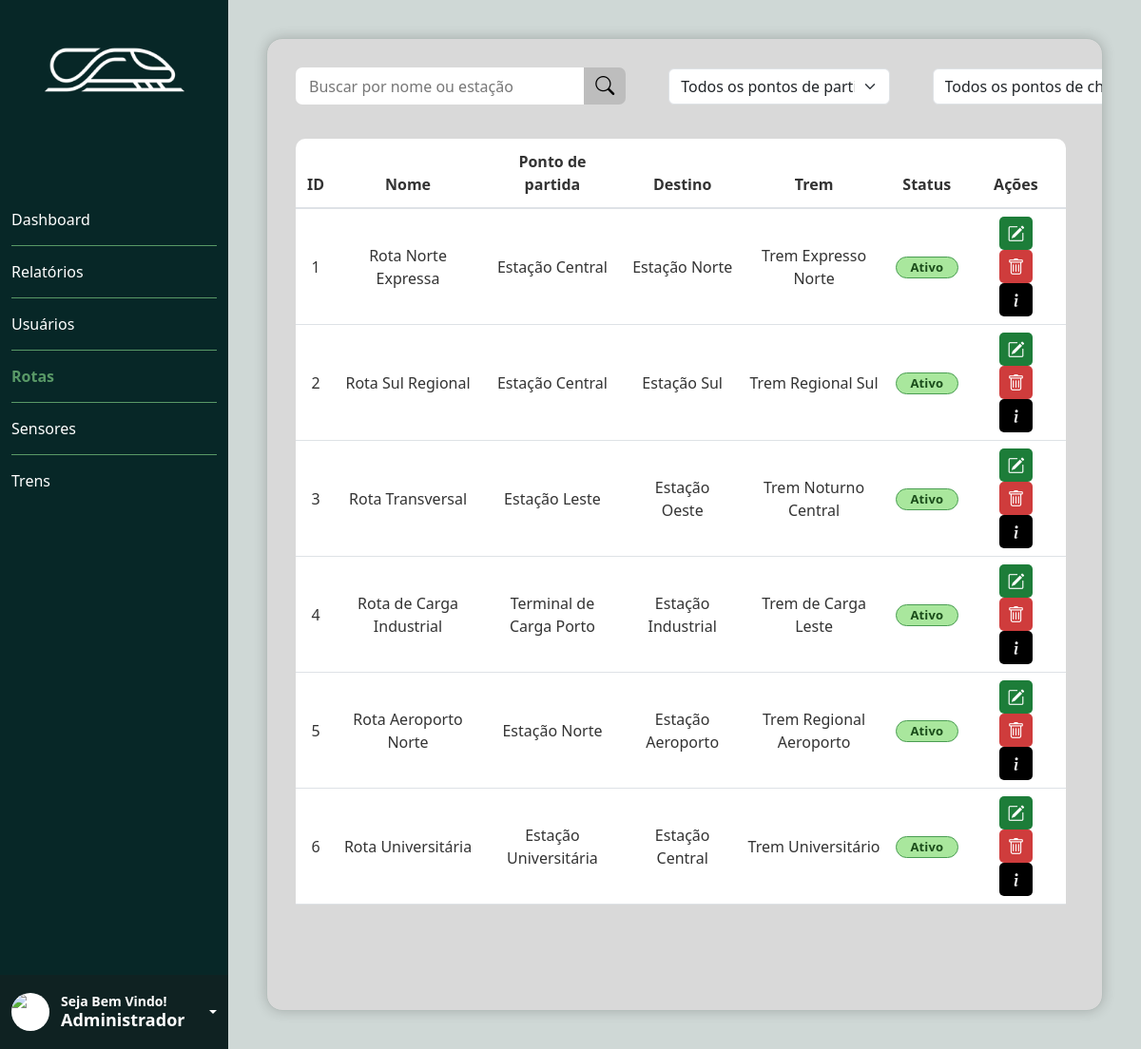
The app's page /public/tela_rotas.php (signed in) with its own data.
### tables this page shows
CREATE TABLE rotas (
    rota_id INT AUTO_INCREMENT PRIMARY KEY,
    ponto_partida VARCHAR(155) NOT NULL,
    ponto_chegada VARCHAR(155) NOT NULL,
    nome VARCHAR(155) NOT NULL,
    trem_id INT NOT NULL,
    descricao TEXT,
    status VARCHAR(20) NOT NULL DEFAULT 'Ativo',
    data_criacao DATETIME NOT NULL DEFAULT CURRENT_TIMESTAMP,
    FOREIGN KEY (trem_id) REFERENCES trens(trem_id)
);

CREATE TABLE trens (
    trem_id INT NOT NULL AUTO_INCREMENT PRIMARY KEY,
    nome_trem VARCHAR(155) NOT NULL,
    responsavel_id INT NOT NULL,
    velocidade DECIMAL(10,2) NOT NULL DEFAULT 0,
    temperatura DECIMAL(10,2) NOT NULL DEFAULT 0,
    consumo DECIMAL(10,2) NOT NULL DEFAULT 0,
    FOREIGN KEY (responsavel_id) REFERENCES usuarios(usuario_id)
);

### public/validar_acesso.php (called while the page is built, shortened)
<?php
include_once __DIR__ . '/../infra/conexao.php';
$usuarioCargoId = 0;
$sqlCargo = 'SELECT cargo_id FROM usuarios WHERE usuario_id = ? LIMIT 1';
$stmtCargo = mysqli_prepare($conexao, $sqlCargo);
if ($stmtCargo) {
    mysqli_stmt_bind_param($stmtCargo, 'i', $_SESSION['usuario_id']);
    if (mysqli_stmt_execute($stmtCargo)) {
        $resultadoCargo = mysqli_stmt_get_result($stmtCargo);
        $usuarioCargo = $resultadoCargo ? mysqli_fetch_assoc($resultadoCargo) : null;
        $cargoId = filter_var($usuarioCargo['cargo_id'] ?? null, FILTER_VALIDATE_INT);
        if ($cargoId !== false && in_array($cargoId, [1, 2], true)) {
            $usuarioCargoId = $cargoId;
        }
    } else {
        error_log('Erro ao consultar permissão do usuário: ' . mysqli_stmt_error($stmtCargo));
    }
} else {
    error_log('Erro ao preparar consulta de permissão: ' . mysqli_error($conexao));
}
$usuarioEhAdministrador = ((int)$usuarioCargoId === 1);
?>

### public/tela_rotas.php (the view, shortened to what this page needs)
<?php
include __DIR__ . '/validar_acesso.php';
require_once "../infra/conexao.php";
$usuarioNome = $_SESSION['usuario_nome'] ?? 'Usuário';
$statusParametro = $_GET['status'] ?? '';
$statusFiltro = is_string($statusParametro) ? trim($statusParametro) : '';
$statusPermitidos = ['Ativo', 'Manutenção', 'Inativo'];
if (!in_array($statusFiltro, $statusPermitidos, true)) {
    $statusFiltro = '';
}
$termoBusca = isset($_GET['q']) && is_string($_GET['q']) ? trim($_GET['q']) : '';
$filtroBusca = '%' . $termoBusca . '%';
$sql_rotas = "SELECT r.rota_id, r.nome, r.ponto_partida, r.ponto_chegada, r.descricao, r.status, r.trem_id, t.nome_trem
    FROM rotas r
    LEFT JOIN trens t ON t.trem_id = r.trem_id
    WHERE (? = '' OR r.status = ?)
    AND (? = '' OR r.nome LIKE ? OR r.ponto_partida LIKE ? OR r.ponto_chegada LIKE ?)
    ORDER BY r.rota_id ASC";
$stmt_rotas = mysqli_prepare($conexao, $sql_rotas);
mysqli_stmt_bind_param(
    $stmt_rotas,
    'ssssss',
    $statusFiltro,
    $statusFiltro,
    $termoBusca,
    $filtroBusca,
    $filtroBusca,
    $filtroBusca
);
if (!mysqli_stmt_execute($stmt_rotas)) {
    error_log('Erro ao consultar rotas: ' . mysqli_stmt_error($stmt_rotas));
    http_response_code(500);
    die('Não foi possível carregar as rotas.');
}
$resultado_rotas = mysqli_stmt_get_result($stmt_rotas);
$rotasBanco = [];
if ($resultado_rotas) {
    while ($row = mysqli_fetch_assoc($resultado_rotas)) {
        $rotasBanco[] = [
            'rota_id' => $row['rota_id'] ?? '',
            'nome' => $row['nome'] ?? '',
            'ponto_partida' => $row['ponto_partida'] ?? '',
            'ponto_chegada' => $row['ponto_chegada'] ?? '',
            'descricao' => $row['descricao'] ?? '',
            'status' => $row['status'] ?? '',
            'trem_id' => $row['trem_id'] ?? '',
            'nome_trem' => $row['nome_trem'] ?? '',
        ];
    }
}
?>
<!DOCTYPE html>
<html lang="pt-br">
<head>
    <link href="https://cdn.jsdelivr.net/npm/bootstrap@5.3.8/dist/css/bootstrap.min.css" rel="stylesheet">
    <link rel="stylesheet" href="https://cdn.jsdelivr.net/npm/bootstrap-icons@1.11.3/font/bootstrap-icons.min.css">
    <link rel="stylesheet" href="../assets/style/style.css">
</head>
<body>
    <main>
        <nav class="nav1">
            <img src="../assets/img/logo.svg" alt="logo" class="logo">
            <ul class="ul1">
                <li class="lista1" id="li1"><a href="dashboard.php" class="lista1">Dashboard</a></li>
                <hr class="hr1 opacity-100">
                <li class="lista1" id="li1"><a href="tela_relatorios.php" class="lista1">Relatórios</a></li>
                <hr class="hr1 opacity-100">
                <?php if ($usuarioEhAdministrador): ?>
                    <li class="lista1" id="li1"><a href="tela_cadastro_user.php" class="lista1">Usuários</a></li>
                    <hr class="hr1 opacity-100">
                <?php endif; ?>
                <li class="lista" id="li1"><a href="tela_rotas.php" class="lista">Rotas</a></li>
                <hr class="hr1 opacity-100">
                <li class="lista1" id="li1"><a href="tela_sensores.php" class="lista1">Sensores</a></li>
                <hr class="hr1 opacity-100">
                <li class="lista1" id="li1"><a href="tela_trens.php" class="lista1">Trens</a></li>
            </ul>
            <div class="dropdown">
                <div class="box_usuario dropdown-toggle" data-bs-toggle="dropdown" aria-expanded="false" role="button">
                    <div class="img_usuario">
                        <img src="../assets/img/usuario.png" alt="usuario" class="img-fluid">
                    </div>
                    <div class="h3">
                        <h3 class="h3_1">Seja Bem Vindo!</h3>
                        <h3 class="h3_2"><?php echo htmlspecialchars($usuarioNome); ?></h3>
                    </div>
                </div>
            </div>
        </nav>
        <section class="conteudo">
            <div class="card_usuarios">
                <div class="barra_busca mb-3">
                    <div class="barra_busca_filtro">
                        <form method="GET" action="tela_rotas.php" class="input-group dashboard-busca">
                            <input id="input_busca_rota" name="q" type="search" class="form-control dashboard-input" value="<?= htmlspecialchars($termoBusca, ENT_QUOTES, 'UTF-8'); ?>" placeholder="Buscar por nome ou estação" aria-label="Buscar por nome ou estação">
                            <button id="btn_busca_rota" class="btn dashboard-btn-busca" type="submit" aria-label="Buscar rota">
                                <i class="bi bi-search"></i>
                            </button>
                        </form>
                        <div class="filtro_busca">
                            <select id="filtro_partida_rota" class="form-select filtro_busca_select" aria-label="Filtrar por ponto de partida">
                                <option value="">Todos os pontos de partida</option>
                            </select>
                        </div>
                        <div class="filtro_busca">
                            <select id="filtro_destino_rota" class="form-select filtro_busca_select" aria-label="Filtrar por ponto de chegada">
                                <option value="">Todos os pontos de chegada</option>
                            </select>
                        </div>
                    </div>
                </div>
                <div class="table-wrapper">
                <table class="table">
                    <thead>
                        <tr>
                            <th>ID</th>
                            <th>Nome</th>
                            <th>Ponto de partida</th>
                            <th>Destino</th>
                            <th>Trem</th>
                            <th>Status</th>
                            <?php if ($usuarioEhAdministrador): ?>
                                <th>Ações</th>
                            <?php else: ?>
                                <th>Visualizar</th>
                            <?php endif; ?>
                        </tr>
                    </thead>
                    <tbody>
                        <?php if (!empty($rotasBanco)): ?>
                            <?php foreach ($rotasBanco as $rota): ?>
                                <?php
                                $statusClasse = 'ativo';
                                $nomeTrem = $rota['nome_trem'] ?? 'Trem não informado';
                                ?>
                                <tr
                                    data-rota-id="<?= (int) ($rota['rota_id'] ?? 0); ?>"
                                    data-ponto-partida="<?= htmlspecialchars((string) ($rota['ponto_partida'] ?? ''), ENT_QUOTES, 'UTF-8'); ?>"
                                    data-ponto-chegada="<?= htmlspecialchars((string) ($rota['ponto_chegada'] ?? ''), ENT_QUOTES, 'UTF-8'); ?>">
                                    <td><?= htmlspecialchars((string) ($rota['rota_id'] ?? '')) ?></td>
                                    <td><?= htmlspecialchars((string) ($rota['nome'] ?? '')) ?></td>
                                    <td><?= htmlspecialchars((string) ($rota['ponto_partida'] ?? '')) ?></td>
                                    <td><?= htmlspecialchars((string) ($rota['ponto_chegada'] ?? '')) ?></td>
                                    <td><?= htmlspecialchars((string) $nomeTrem) ?></td>
                                    <td>
                                        <a class="trens-card-status rota-status-filtro <?= htmlspecialchars($statusClasse); ?><?= $statusFiltro === ($rota['status'] ?? '') ? ' filtro-selecionado' : ''; ?>"
                                            href="<?= $statusFiltro === ($rota['status'] ?? '') ? 'tela_rotas.php' . ($termoBusca !== '' ? '?q=' . rawurlencode($termoBusca) : '') : '?status=' . rawurlencode((string) ($rota['status'] ?? '')) . ($termoBusca !== '' ? '&q=' . rawurlencode($termoBusca) : ''); ?>"
                                            <?= $statusFiltro === ($rota['status'] ?? '') ? 'aria-current="true"' : ''; ?>
                                            aria-label="<?= $statusFiltro === ($rota['status'] ?? '') ? 'Remover filtro de status ' : 'Filtrar rotas com status '; ?><?= htmlspecialchars((string) ($rota['status'] ?? '')) ?: 'Sem status'; ?>">
                                            <?= htmlspecialchars((string) ($rota['status'] ?? '')) ?: 'Sem status' ?>
                                        </a>
                                    </td>
                                    <td>
                                        <?php if ($usuarioEhAdministrador): ?>
                                            <button class="btn_edit" type="button" aria-label="Editar rota"><i class="bi bi-pencil-square"></i></button>
                                            <button class="btn_delete mx-2" type="button" data-bs-toggle="modal" data-bs-target="#modal_confirm_delete" data-id="<?= (int) ($rota['rota_id'] ?? 0); ?>" aria-label="Excluir rota"><i class="bi bi-trash"></i></button>
                                        <?php endif; ?>
                                        <button class="trens-card-acao" type="button" data-bs-toggle="modal" data-bs-target="#modal_monitoramento" data-rota-id="<?= (int) ($rota['rota_id'] ?? 0); ?>" aria-label="Informações da rota"><i class="bi bi-info-lg"></i></button>
                                    </td>
                                </tr>
                            <?php endforeach; ?>
                        <?php else: ?>
                            <tr>
                                <td colspan="7" data-empty-routes class="text-center text-muted"><?= $statusFiltro !== '' ? 'Nenhuma rota encontrada com esse status.' : 'Nenhuma rota cadastrada.'; ?></td>
                            </tr>
                        <?php endif; ?>
                    </tbody>
                </table>
                </div>
            </div>
        </section>
    </main>
</body>
</html>

### records on screen
rotas: rota_id "1", nome "Rota Norte Expressa", ponto_partida "Estação Central", ponto_chegada "Estação Norte", trem.nome_trem "Trem Expresso Norte", status "Ativo"
rotas: rota_id "2", nome "Rota Sul Regional", ponto_partida "Estação Central", ponto_chegada "Estação Sul", trem.nome_trem "Trem Regional Sul", status "Ativo"
rotas: rota_id "3", nome "Rota Transversal", ponto_partida "Estação Leste", ponto_chegada "Estação Oeste", trem.nome_trem "Trem Noturno Central", status "Ativo"
rotas: rota_id "4", nome "Rota de Carga Industrial", ponto_partida "Terminal de Carga Porto", ponto_chegada "Estação Industrial", trem.nome_trem "Trem de Carga Leste", status "Ativo"
rotas: rota_id "5", nome "Rota Aeroporto Norte", ponto_partida "Estação Norte", ponto_chegada "Estação Aeroporto", trem.nome_trem "Trem Regional Aeroporto", status "Ativo"
rotas: rota_id "6", nome "Rota Universitária", ponto_partida "Estação Universitária", ponto_chegada "Estação Central", trem.nome_trem "Trem Universitário", status "Ativo"

### other values on screen
$usuarioNome "Administrador"
